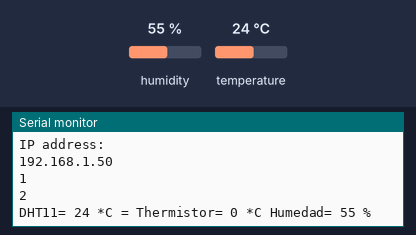
Recording of a sketch running on a simulated ESP8266 (NodeMCU). Parts: the last lines printed to the serial monitor. The inputs (shaded band) are chosen by the test bench; at power-on: humidity 55 %, temperature 24 °C. WiFi joins after 1.5 s; servers stay silent unless stated.

Above: at 3.3 s.
3.4 s: humidity set to 22 %
At 3.49 s:
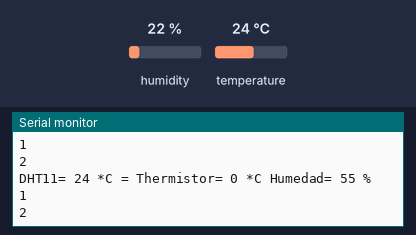
5.1 s: temperature set to 12 °C
At 6.5 s:
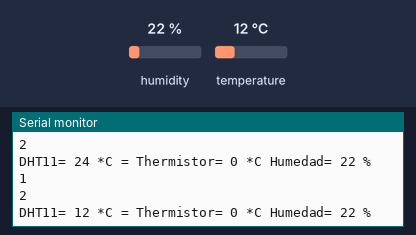
6.8 s: humidity set to 40 %
At 8.0 s:
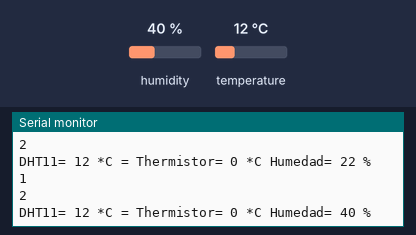
Timing chart, 0 to 9.8 s (numbered marks = the images above; inputs shaded):
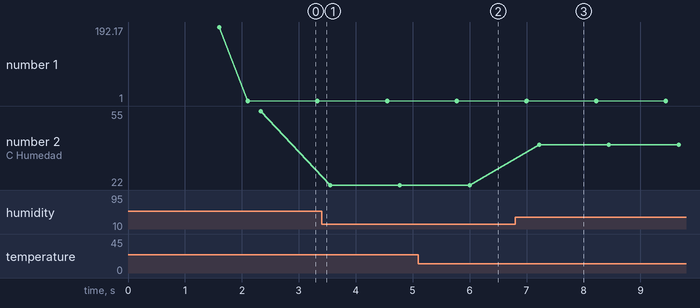

Measured:
- after the input at 5.1 s, the serial monitor: prints a new line after 0.90 s (image 2)
- after the input at 6.8 s, the serial monitor: prints a new line after 0.42 s (image 3)
- plotted number 2: 55 → 22 after the input at 3.4 s, 22 → 40 after the input at 6.8 s

The sketch:

dht11-thermistor.ino
```cpp
#include <ESP8266WiFi.h>
#include <ESP8266WiFiMulti.h>
#include <SmoothThermistor.h>
#include <SimpleDHT.h>


//conexion de red (WIFI)
const char* ssid = "ceroday";
const char* password = "clavesita";
//ip del servidor al que nos conectaremos
const char* host = "192.168.1.71";
const uint16_t port = 80;
ESP8266WiFiMulti WiFiMulti;

//Variables para thermistor
SmoothThermistor smoothThermistor(A0);
int temt=0;

//Variables para dht11
int pinDHT11 = 4;
SimpleDHT11 dht11(pinDHT11);
int temd, hum;


void setup(){
  Serial.begin(9600);
  delay(100);
  // Connect to WiFi network
  Serial.println();
  Serial.print("Connecting to ");
  Serial.println(ssid);
  WiFi.mode(WIFI_STA);
  WiFiMulti.addAP(ssid, password);
  Serial.println();
  Serial.print("Wait for WiFi... ");
  while (WiFiMulti.run() != WL_CONNECTED) {
    Serial.print(".");
    delay(500);
  }
  Serial.println("");
  Serial.println("WiFi connected");
  Serial.println("IP address: ");
  Serial.println(WiFi.localIP());
  delay(500);
  //Para termistor
  smoothThermistor.useAREF(true);


}

void loop(){
     Serial.println("1");
     WiFiClient client;
     Serial.println("2");
     if (client.connect(host, 80)){

       //Para DHT11
        byte temperature = 0;
        byte humidity = 0;
        int err = SimpleDHTErrSuccess;
        if ((err = dht11.read(&temperature, &humidity, NULL)) != SimpleDHTErrSuccess) {
          Serial.print("Read DHT11 failed, err="); Serial.print(SimpleDHTErrCode(err));
          Serial.print(","); Serial.println(SimpleDHTErrDuration(err)); delay(1000);
          return;
        }
         temt=smoothThermistor.temperature();
         temd=((int)temperature);
         hum=((int)humidity);

         Serial.print("DHT11= ");
         Serial.print(temd);
          Serial.print(" *C");
         Serial.print(" = ");
         Serial.print("Thermistor= ");
         Serial.print(temt);
         Serial.print(" *C ");
         Serial.print("Humedad= ");
         Serial.print(hum);
          Serial.println(" %");

        client.print(String("GET /dth11/actualizar_temperatura.php?temd=") + temd + "&temt=" + temt + "&hum=" + hum +
        " HTTP/1.1\r\n" + "Host: " + host + "\r\n" + "Connection: close\r\n" + "\r\n" );
        client.flush();
     }else{ Serial.println("no conectado");}
     delay(1000);

}
```
